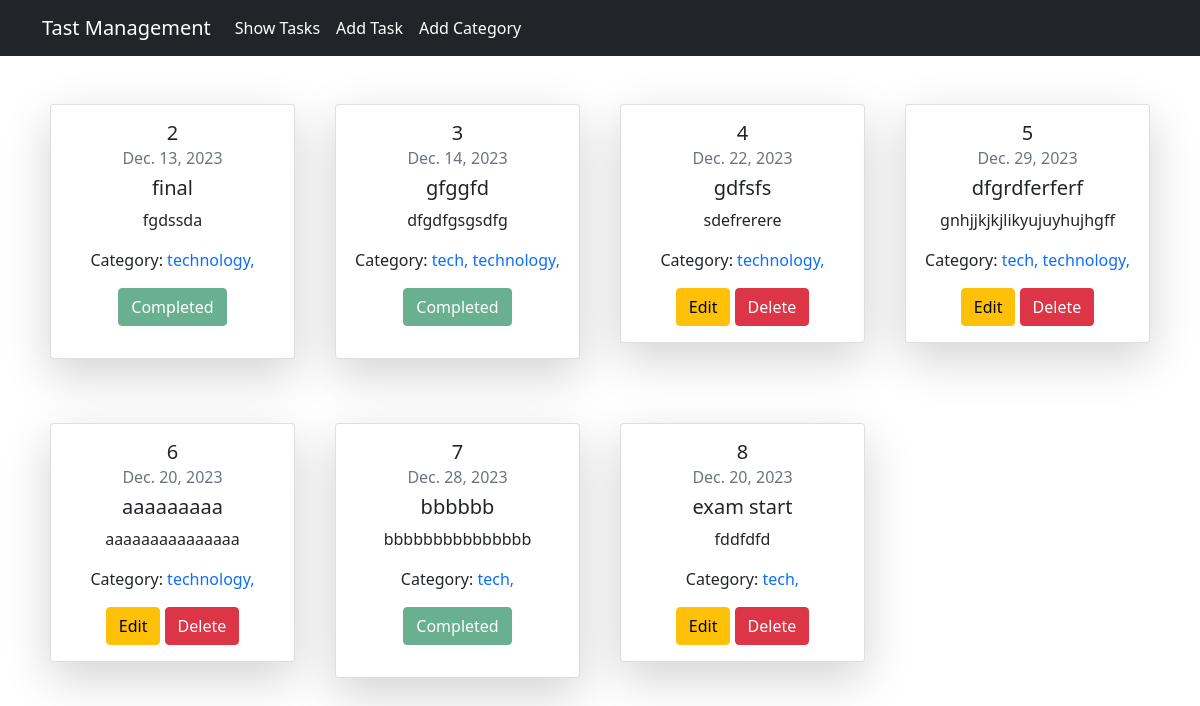
Before: / with the older database file.
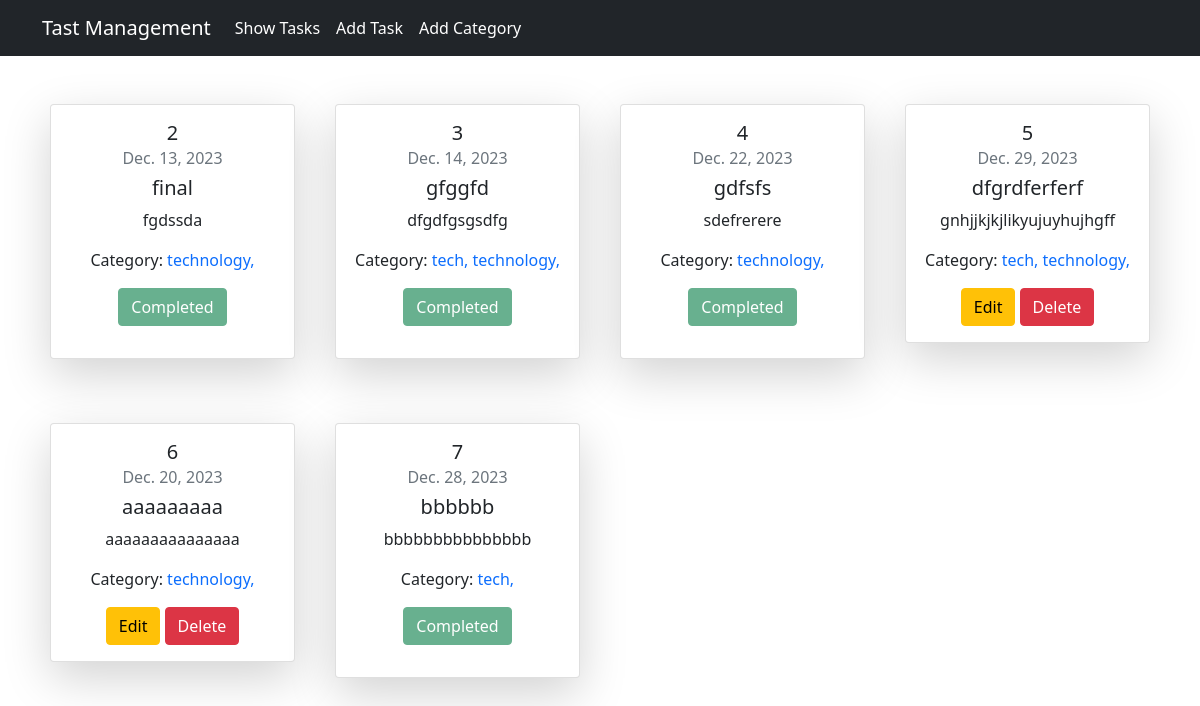
After: the same page with the newer database file.
### task/models.py (models this page shows, shortened)
class Task(models.Model):
    taskTitle = models.CharField(max_length=100)
    taskDescription = models.TextField()
    is_completed = models.BooleanField(default=False)
    TaskAssignDate = models.DateField()
    task_category = models.ManyToManyField(TaskCategory)

### category/models.py (models this page shows, shortened)
class TaskCategory(models.Model):
    name = models.CharField(max_length=30)

### task/views.py (the view)
# urls.py: path('', include('task.urls')),
def task(request):
    data = Task.objects.all()
    return render(request, 'task.html', {'data':data})

### task/templates/task.html
{% extends "base.html" %}
{% load crispy_forms_tags %}
{% block content%}
<section class="container">
    <div class="row row-cols-1 row-cols-sm-2 row-cols-md-3 row-cols-lg-4">
        {% for task in data %}
        <div class="col my-3 mt-5">
            <div class="card text-center mx-2 shadow-lg">
                <div class="card-body">
                    <h5 class="card-title">{{task.id}}</h5>
                    <h6 class="card-subtitle mb-2 text-muted">{{task.TaskAssignDate}}</h6>
                    <h5 class="card-title">{{task.taskTitle}}</h5>
                    <p class="card-text">{{task.taskDescription}}</p>
                    <p>Category:
                        {% for cat in task.task_category.all %}
                        <a style="text-decoration:none" href="#">{{cat.name}}, </a>
                        {% endfor %}
                    </p>
                    {% if task.is_completed %}
                        <p class="btn btn-success disabled">Completed</p>
                    {% else %}
                        <a href="{% url 'edit_task' task.id %}" class="btn btn-warning">Edit</a>
                        <a href="{% url 'delete_task' task.id %}" class="btn btn-danger">Delete</a>
                    {% endif %}
                </div>
            </div>
        </div>
        {% endfor %}
    </div>
</section>
{% endblock content%}

### templates/base.html (shortened to what this page needs)
<!doctype html>
<html lang="en">
  <head>
    <link href="https://cdn.jsdelivr.net/npm/bootstrap@5.0.2/dist/css/bootstrap.min.css" rel="stylesheet">
  </head>
  <body>
    <section>
        <nav class="navbar navbar-expand-lg navbar-dark bg-dark">
            <div class="container">
                <a class="navbar-brand" href="/">Tast Management</a>
                <div class="collapse navbar-collapse" id="navbarNav">
                <ul class="navbar-nav">
                    <li class="nav-item">
                    <a class="nav-link active" aria-current="page" href="/">Show Tasks</a>
                    </li>
                    <li class="nav-item">
                    <a class="nav-link active" aria-current="page" href="{% url "add_task" %}">Add Task</a>
                    </li>
                    <li class="nav-item">
                    <a class="nav-link active" aria-current="page" href="{% url "add_category" %}">Add Category</a>
                    </li>
                </ul>
                </div>
            </div>
        </nav>
    </section>
{% block content%}
{% endblock content %}
  </body>
</html>

Changed rows visible on the page:
removed Task: id "8", TaskAssignDate "Dec. 20, 2023", taskTitle "exam start", taskDescription "fddfdfd", is_completed "Edit", TaskCategory (name "tech")
changed Task "gdfsfs": is_completed "Edit Delete" → "Completed"
